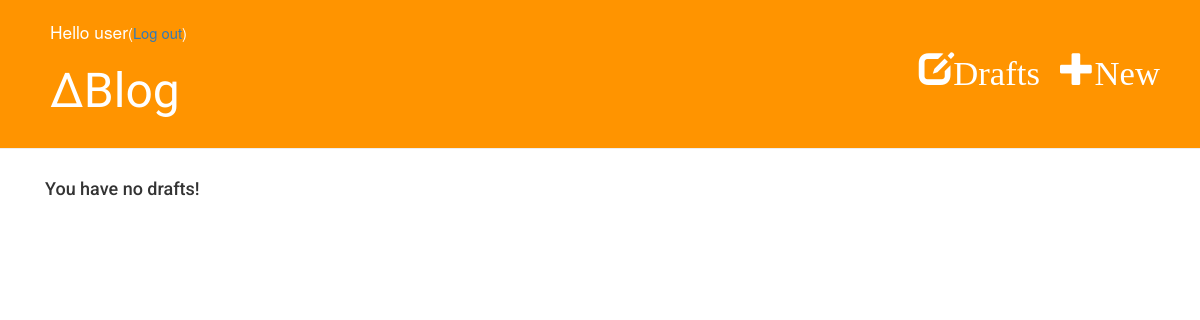
Before: /drafts/ (signed in) with the older database file.
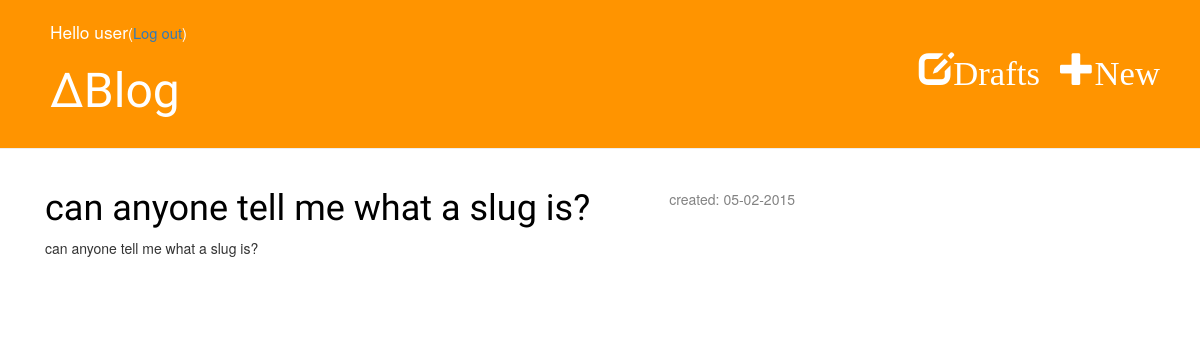
After: the same page with the newer database file.
### deltablog_app/models.py (models this page shows, shortened)
class Post(models.Model):
    author = models.ForeignKey('auth.User')
    title = models.CharField(max_length=200)
    text = models.TextField()
    created_date = models.DateTimeField(default=timezone.now)
    published_date = models.DateTimeField(blank=True, null=True)
    image = models.FileField(upload_to='documents/%Y/%m/%d', null=True, blank=True)
    class Meta:
        ordering = ["-published_date"]

### deltablog_app/views.py (the view)
# urls.py: url(r'^drafts/$', views.post_draft_list, name='post_draft_list'),
@login_required
def post_draft_list(request):
    posts = Post.objects.filter(published_date__isnull=True).order_by('-created_date')
    return render(request, 'deltablog_app/post_draft_list.html', {'posts': posts})

### deltablog_app/templates/deltablog_app/post_draft_list.html
{% extends 'deltablog_app/base.html' %}
{% block content %}
    {% if posts %}
        {% for post in posts %}
            <div class="post">
                <p class="date">created: {{ post.created_date|date:'d-m-Y' }}</p>
                <h1><a href="{% url 'deltablog_app.views.post_detail' pk=post.pk %}">{{ post.title }}</a></h1>
                <p>{{ post.text|truncatechars:200 }}</p>
            </div>
        {% endfor %}
    {% else %}
        <h4>You have no drafts!</h4>
    {% endif %}
{% endblock %}

Changed rows visible on the page:
added Post: created_date "05-02-2015", title "can anyone tell me what a slug is?", text "can anyone tell me what a slug is?"
Other visible differences:
text no longer shown: "You have no drafts!"
